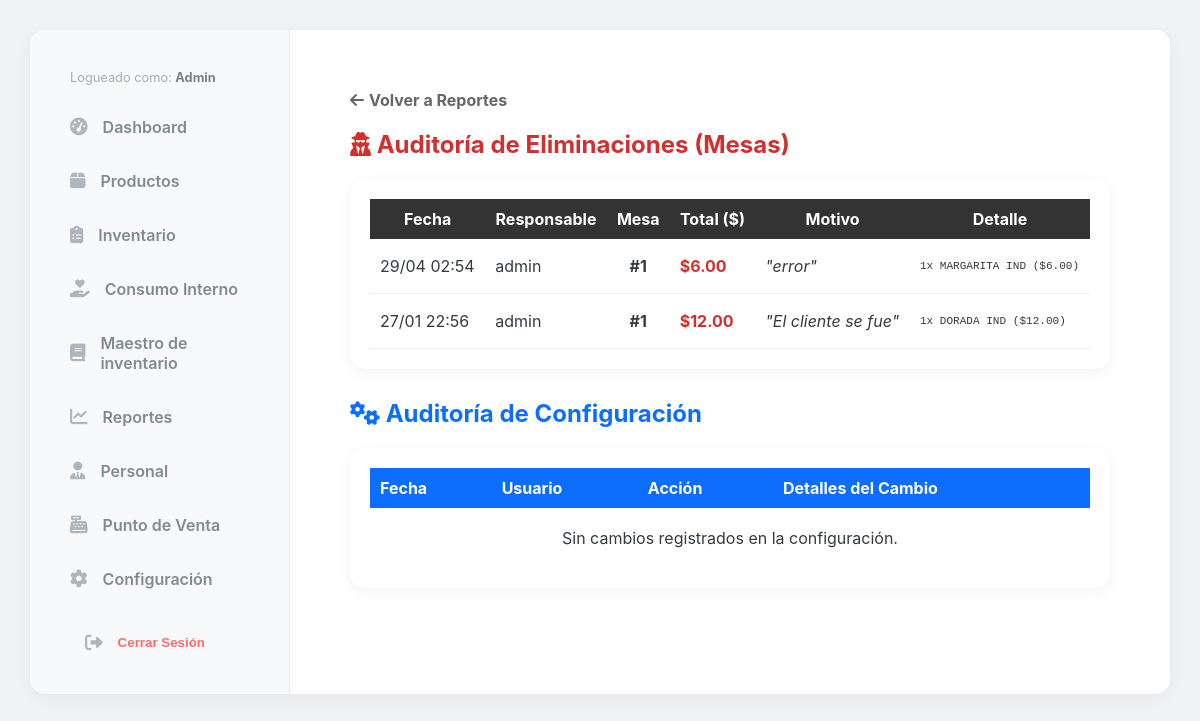
Page /reportes/auditoria/ (signed in) on the earlier database version.
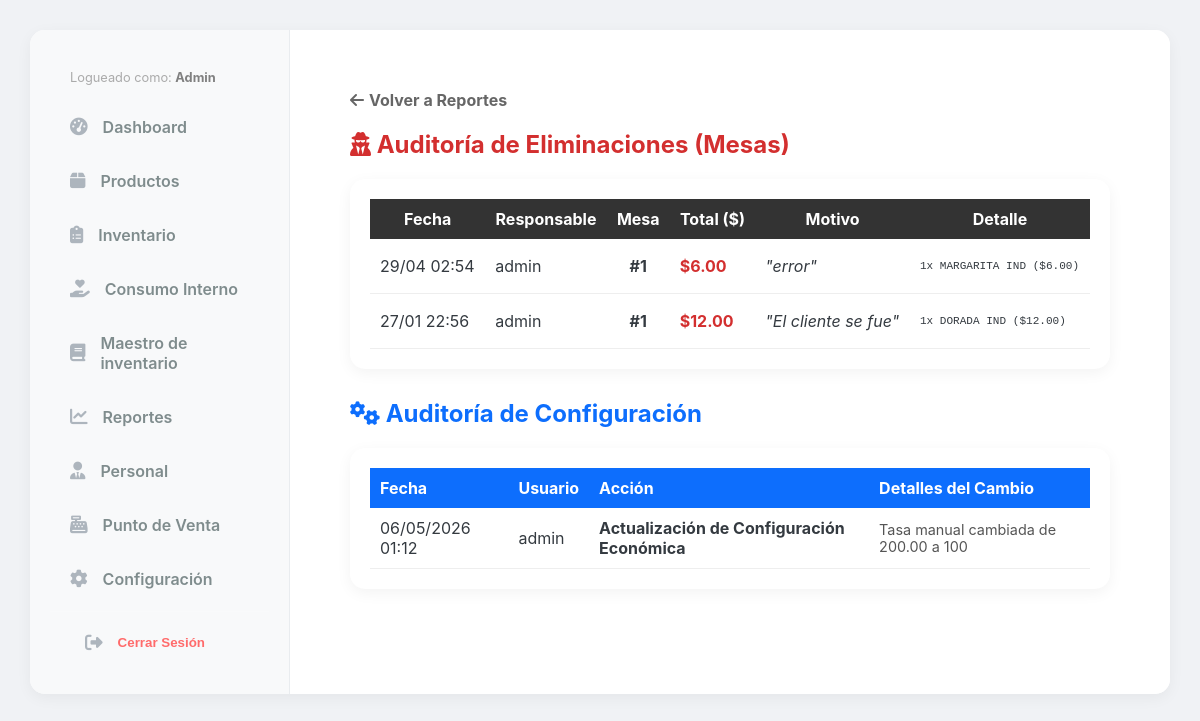
Same page on the later database version.
### reports/models.py (models this page shows, shortened)
class AuditoriaEliminacion(models.Model):
    fecha = models.DateTimeField(auto_now_add=True)
    usuario_responsable = models.ForeignKey(User, on_delete=models.SET_NULL, null=True, verbose_name="Quién eliminó")
    mesa_numero = models.IntegerField()
    mesero_asignado = models.CharField(max_length=100, blank=True, null=True)
    resumen_pedido = models.TextField(help_text="Lista de productos que tenía la mesa")
    total_eliminado = models.DecimalField(max_digits=10, decimal_places=2)
    motivo = models.CharField(max_length=255, verbose_name="Motivo de eliminación")

class AuditoriaConfiguracion(models.Model):
    fecha = models.DateTimeField(auto_now_add=True)
    usuario = models.ForeignKey(User, on_delete=models.SET_NULL, null=True, verbose_name="Usuario responsable")
    accion = models.CharField(max_length=255, verbose_name="Acción Realizada")
    detalles = models.TextField(verbose_name="Detalles del Cambio")

### reports/views.py (the view)
# urls.py: path('auditoria/', views.auditoria_eliminaciones, name='auditoria_eliminaciones'),
@staff_member_required
def auditoria_eliminaciones(request):
    logs = AuditoriaEliminacion.objects.all().order_by('-fecha')
    logs_config = AuditoriaConfiguracion.objects.all().order_by('-fecha')
    return render(request, 'reports/auditoria_list.html', {
        'logs': logs,
        'logs_config': logs_config
    })

### core/context_processors.py (called while the page is built)
def configuracion_global(request):
    return {
        'config': Configuracion.get_solo()
    }

### core/models.py (called while the page is built)
    @classmethod
    def get_solo(cls):
        obj, created = cls.objects.get_or_create(id=1)
        return obj

### reports/templates/reports/auditoria_list.html
{% extends 'base.html' %}
{% block content %}
<div style="padding: 20px; max-width: 1000px; margin: 0 auto;">
    <div style="margin-bottom: 15px;">
         <a href="{% url 'reportes_index' %}" style="text-decoration: none; color: #666; font-weight: bold; display: inline-flex; align-items: center; gap: 5px;">
            <i class="fas fa-arrow-left"></i> Volver a Reportes
        </a>
    </div>
    <h2 style="color: #d32f2f;"><i class="fas fa-user-secret"></i> Auditoría de Eliminaciones (Mesas)</h2>
    <div class="card-style" style="margin-bottom: 30px;">
        <table style="width: 100%; border-collapse: collapse;">
            <thead style="background: #333; color: white;">
                <tr>
                    <th style="padding: 10px;">Fecha</th>
                    <th style="padding: 10px;">Responsable</th>
                    <th style="padding: 10px;">Mesa</th>
                    <th style="padding: 10px;">Total ($)</th>
                    <th style="padding: 10px;">Motivo</th>
                    <th style="padding: 10px;">Detalle</th>
                </tr>
            </thead>
            <tbody>
                {% for log in logs %}
                <tr style="border-bottom: 1px solid #eee;">
                    <td style="padding: 10px;">{{ log.fecha|date:"d/m H:i" }}</td>
                    <td style="padding: 10px;">{{ log.usuario_responsable.username|default:"Sistema" }}</td>
                    <td style="padding: 10px; text-align: center; font-weight: bold;">#{{ log.mesa_numero }}</td>
                    <td style="padding: 10px; color: #d32f2f; font-weight: bold;">${{ log.total_eliminado }}</td>
                    <td style="padding: 10px; font-style: italic;">"{{ log.motivo }}"</td>
                    <td style="padding: 10px; font-size: 0.85em;"><pre>{{ log.resumen_pedido }}</pre></td>
                </tr>
                {% empty %}
                <tr><td colspan="6" style="padding: 20px; text-align: center;">Sin registros sospechosos.</td></tr>
                {% endfor %}
            </tbody>
        </table>
    </div>
    <h2 style="color: #0d6efd;"><i class="fas fa-cogs"></i> Auditoría de Configuración</h2>
    <div class="card-style">
        <table style="width: 100%; border-collapse: collapse;">
            <thead style="background: #0d6efd; color: white;">
                <tr>
                    <th style="padding: 10px; text-align: left;">Fecha</th>
                    <th style="padding: 10px; text-align: left;">Usuario</th>
                    <th style="padding: 10px; text-align: left;">Acción</th>
                    <th style="padding: 10px; text-align: left;">Detalles del Cambio</th>
                </tr>
            </thead>
            <tbody>
                {% for log in logs_config %}
                <tr style="border-bottom: 1px solid #eee;">
                    <td style="padding: 10px;">{{ log.fecha|date:"d/m/Y H:i" }}</td>
                    <td style="padding: 10px;">{{ log.usuario.username|default:"Sistema" }}</td>
                    <td style="padding: 10px; font-weight: bold;">{{ log.accion }}</td>
                    <td style="padding: 10px; font-size: 0.9em; color: #555;">{{ log.detalles }}</td>
                </tr>
                {% empty %}
                <tr><td colspan="4" style="padding: 20px; text-align: center;">Sin cambios registrados en la configuración.</td></tr>
                {% endfor %}
            </tbody>
        </table>
    </div>
</div>
{% endblock %}

Differences in the rows shown:
added AuditoriaConfiguracion: fecha "06/05/2026 01:12", usuario.username "admin", accion "Actualización de Configuración Económica", detalles "Tasa manual cambiada de 200.00 a 100"
Other differences:
text no longer shown: "Sin cambios registrados en la configuración."
